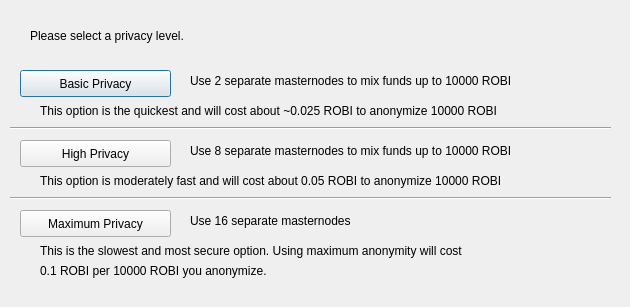
<?xml version="1.0" encoding="UTF-8"?>
<ui version="4.0">
 <class>DarksendConfig</class>
 <widget class="QDialog" name="DarksendConfig">
  <property name="geometry">
   <rect>
    <x>0</x>
    <y>0</y>
    <width>630</width>
    <height>307</height>
   </rect>
  </property>
  <property name="windowTitle">
   <string>Configure Darksend</string>
  </property>
  <widget class="QPushButton" name="buttonBasic">
   <property name="geometry">
    <rect>
     <x>20</x>
     <y>70</y>
     <width>151</width>
     <height>27</height>
    </rect>
   </property>
   <property name="text">
    <string>Basic Privacy</string>
   </property>
  </widget>
  <widget class="QPushButton" name="buttonHigh">
   <property name="geometry">
    <rect>
     <x>20</x>
     <y>140</y>
     <width>151</width>
     <height>27</height>
    </rect>
   </property>
   <property name="text">
    <string>High Privacy</string>
   </property>
  </widget>
  <widget class="QPushButton" name="buttonMax">
   <property name="geometry">
    <rect>
     <x>20</x>
     <y>210</y>
     <width>151</width>
     <height>27</height>
    </rect>
   </property>
   <property name="text">
    <string>Maximum Privacy</string>
   </property>
  </widget>
  <widget class="QLabel" name="label">
   <property name="geometry">
    <rect>
     <x>30</x>
     <y>20</y>
     <width>571</width>
     <height>31</height>
    </rect>
   </property>
   <property name="text">
    <string>Please select a privacy level.</string>
   </property>
  </widget>
  <widget class="QLabel" name="label_2">
   <property name="geometry">
    <rect>
     <x>190</x>
     <y>70</y>
     <width>421</width>
     <height>21</height>
    </rect>
   </property>
   <property name="text">
    <string>Use 2 separate masternodes to mix funds up to 10000 ROBI</string>
   </property>
  </widget>
  <widget class="QLabel" name="label_3">
   <property name="geometry">
    <rect>
     <x>190</x>
     <y>140</y>
     <width>411</width>
     <height>21</height>
    </rect>
   </property>
   <property name="text">
    <string>Use 8 separate masternodes to mix funds up to 10000 ROBI</string>
   </property>
  </widget>
  <widget class="QLabel" name="label_4">
   <property name="geometry">
    <rect>
     <x>190</x>
     <y>210</y>
     <width>421</width>
     <height>21</height>
    </rect>
   </property>
   <property name="text">
    <string>Use 16 separate masternodes</string>
   </property>
  </widget>
  <widget class="QLabel" name="label_6">
   <property name="geometry">
    <rect>
     <x>40</x>
     <y>100</y>
     <width>561</width>
     <height>21</height>
    </rect>
   </property>
   <property name="text">
    <string>This option is the quickest and will cost about ~0.025 ROBI to anonymize 10000 ROBI</string>
   </property>
  </widget>
  <widget class="QLabel" name="label_7">
   <property name="geometry">
    <rect>
     <x>40</x>
     <y>170</y>
     <width>561</width>
     <height>21</height>
    </rect>
   </property>
   <property name="text">
    <string>This option is moderately fast and will cost about 0.05 ROBI to anonymize 10000 ROBI</string>
   </property>
  </widget>
  <widget class="QLabel" name="label_8">
   <property name="geometry">
    <rect>
     <x>40</x>
     <y>240</y>
     <width>561</width>
     <height>21</height>
    </rect>
   </property>
   <property name="text">
    <string>This is the slowest and most secure option. Using maximum anonymity will cost</string>
   </property>
  </widget>
  <widget class="QLabel" name="label_9">
   <property name="geometry">
    <rect>
     <x>40</x>
     <y>260</y>
     <width>561</width>
     <height>21</height>
    </rect>
   </property>
   <property name="text">
    <string>0.1 ROBI per 10000 ROBI you anonymize.</string>
   </property>
  </widget>
  <widget class="Line" name="line">
   <property name="geometry">
    <rect>
     <x>10</x>
     <y>120</y>
     <width>601</width>
     <height>16</height>
    </rect>
   </property>
   <property name="orientation">
    <enum>Qt::Horizontal</enum>
   </property>
  </widget>
  <widget class="Line" name="line_2">
   <property name="geometry">
    <rect>
     <x>10</x>
     <y>190</y>
     <width>601</width>
     <height>16</height>
    </rect>
   </property>
   <property name="orientation">
    <enum>Qt::Horizontal</enum>
   </property>
  </widget>
 </widget>
 <resources/>
 <connections/>
</ui>
